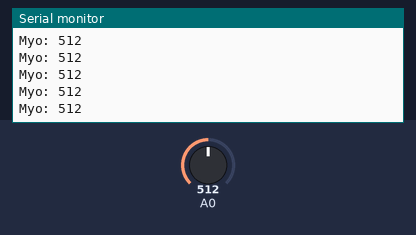
A sketch run on a simulated Arduino Uno, built with avr-gcc and run on an emulated ATmega328P. On the bench: the last lines printed to the serial monitor. The test bench sets the inputs (shaded band); at power-on: A0 = 512.

Above: at 1.2 s.
1.3 s: A0 set to 716
At 1.9 s:
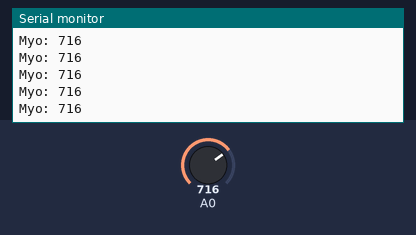
4.3 s: A0 set to 900
At 5.2 s:
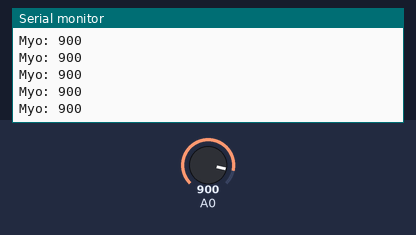
Timing chart, 0 to 7.3 s (numbered marks = the images above; inputs shaded):
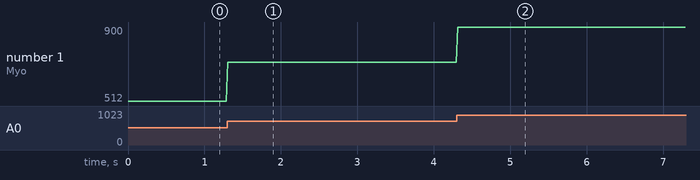

Measured:
- after the input at 1.3 s, the serial monitor: prints a new line at once (image 1)
- after the input at 4.3 s, the serial monitor: prints a new line at once (image 2)
- plotted number 1: 512 → 716 after the input at 1.3 s, 716 → 900 after the input at 4.3 s

The sketch:

muscleSensor_serial.ino
```cpp
/*
  this test for Myoware muscle sensor
  https://www.adafruit.com/product/2699

*/

int Signal;

void setup() {
  Serial.begin(9600);
}

// The Main Loop Function
void loop() {

  Signal = analogRead(A0);  // read from analog pin

  Serial.print("Myo: ");
  Serial.print(Signal);
  Serial.print(" ");
  Serial.println(" ");

  delay(20);

}
```
